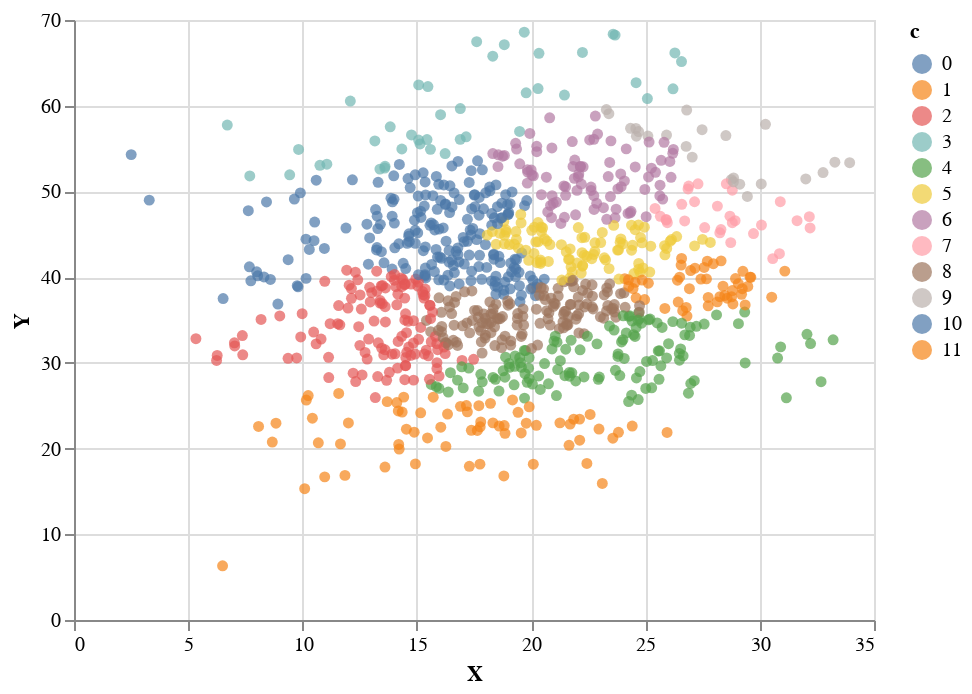

Here is the notebook cell this chart was saved with:
### Code cell
display_with_class(df.sample(fraction=float(1000 / num_data)).toPandas())

### Figure 1 — Vega-Lite specification as saved in the notebook (floating-point values rounded to 4 significant figures; data arrays with more than 128 entries replaced by an {"elided": "..."} marker saying what was removed)
{"config": {"view": {"continuousWidth": 400, "continuousHeight": 300}}, "data": {"name": "data-6b9dff38b5b7a5903eab5e573251d854"}, "mark": "circle", "encoding": {"color": {"type": "nominal", "field": "c"}, "x": {"type": "quantitative", "field": "X"}, "y": {"type": "quantitative", "field": "Y"}}, "$schema": "https://vega.github.io/schema/vega-lite/v4.8.1.json", "datasets": {"data-6b9dff38b5b7a5903eab5e573251d854": {"elided": "981 records"}}}
